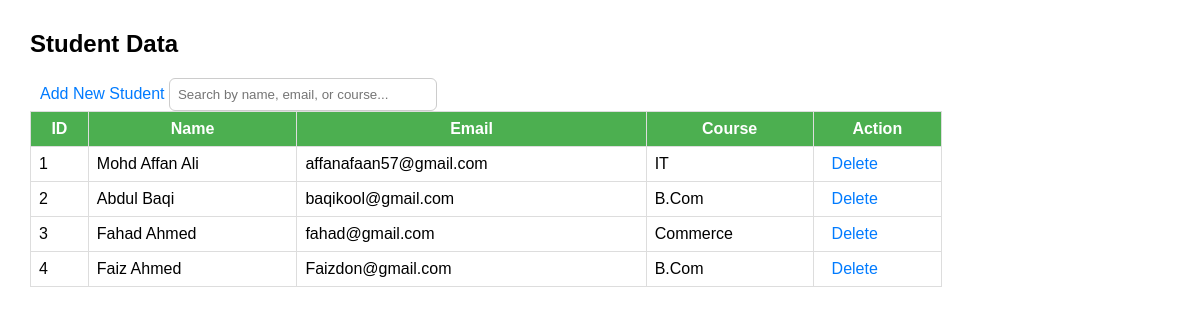
The page / on the database its author committed.
### tables this page shows
CREATE TABLE students (
                        id INTEGER PRIMARY KEY AUTOINCREMENT,
                        name TEXT NOT NULL,
                        email TEXT NOT NULL,
                        course TEXT NOT NULL);

### app.py (the view)
@app.route('/')
def index():
    conn = sqlite3.connect('students.db')
    cursor = conn.cursor()
    cursor.execute("SELECT * FROM students")
    students = cursor.fetchall()
    conn.close()
    return render_template('index.html', students=students)

### templates/index.html (shortened to what this page needs)
<!DOCTYPE html>
<html>
<head>
  <link rel="stylesheet" href="{{ url_for('static', filename='style.css') }}">
</head>
<body>
  <h2>Student Data</h2>
  <a href="/add">Add New Student</a>
  <input type="text" id="search" placeholder="Search by name, email, or course...">
  <table border="1" id="studentsTable">
    <thead>
      <tr>
        <th>ID</th>
        <th>Name</th>
        <th>Email</th>
        <th>Course</th>
        <th>Action</th>
      </tr>
    </thead>
    <tbody id="studentsBody">
      {% for s in students %}
      <tr>
        <td>{{ s[0] }}</td>
        <td>{{ s[1] }}</td>
        <td>{{ s[2] }}</td>
        <td>{{ s[3] }}</td>
        <td><a href="/delete/{{ s[0] }}">Delete</a></td>
      </tr>
      {% endfor %}
    </tbody>
  </table>

### static/style.css (style rules this page uses)
body { font-family: Arial; margin: 30px; }
table { border-collapse: collapse; width: 80%; }
th, td { border: 1px solid #ddd; padding: 8px; }
th { background-color: #4CAF50; color: white; }
a { text-decoration: none; color: blue; }
input[type="text"] { padding: 8px; width: 250px; border-radius: 6px; border: 1px solid #ccc; }
a { margin-left: 10px; color: #007bff; }

### rows shown on the page
students: id "1", name "Mohd Affan Ali", email "affanafaan57@gmail.com", course "IT"
students: id "2", name "Abdul Baqi", email "baqikool@gmail.com", course "B.Com"
students: id "3", name "Fahad Ahmed", email "fahad@gmail.com", course "Commerce"
students: id "4", name "Faiz Ahmed", email "Faizdon@gmail.com", course "B.Com"
